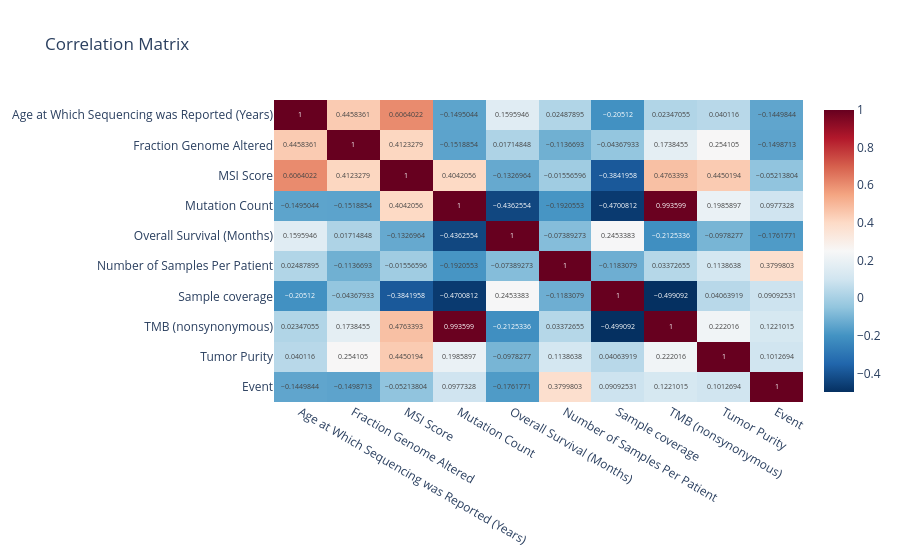

The notebook cell saved with this chart:
### Markdown cell above
# Interactive Heatmap

### Code cell
fig = px.imshow(

    corr,

    text_auto=True,

    aspect="auto",

    color_continuous_scale="RdBu_r",

    title="Correlation Matrix"

)

fig.show()

### Figure 1 — Plotly figure (JSON) as saved in the notebook; plotly's stock layout.template omitted (floating-point values rounded to 4 significant figures)
{"data": [{"coloraxis": "coloraxis", "hovertemplate": "x: %{x}<br>y: %{y}<br>color: %{z}<extra></extra>", "name": "0", "texttemplate": "%{z}", "type": "heatmap", "x": ["Age at Which Sequencing was Reported (Years)", "Fraction Genome Altered", "MSI Score", "Mutation Count", "Overall Survival (Months)", "Number of Samples Per Patient", "Sample coverage", "TMB (nonsynonymous)", "Tumor Purity", "Event"], "xaxis": "x", "y": ["Age at Which Sequencing was Reported (Years)", "Fraction Genome Altered", "MSI Score", "Mutation Count", "Overall Survival (Months)", "Number of Samples Per Patient", "Sample coverage", "TMB (nonsynonymous)", "Tumor Purity", "Event"], "yaxis": "y", "z": [[1.0, 0.4458, 0.6064, -0.1495, 0.1596, 0.02488, -0.2051, 0.02347, 0.04012, -0.145], [0.4458, 1.0, 0.4123, -0.1519, 0.01715, -0.1137, -0.04368, 0.1738, 0.2541, -0.1499], [0.6064, 0.4123, 1.0, 0.4042, -0.1327, -0.01557, -0.3842, 0.4763, 0.445, -0.05214], [-0.1495, -0.1519, 0.4042, 1.0, -0.4363, -0.1921, -0.4701, 0.9936, 0.1986, 0.09773], [0.1596, 0.01715, -0.1327, -0.4363, 1.0, -0.07389, 0.2453, -0.2125, -0.09783, -0.1762], [0.02488, -0.1137, -0.01557, -0.1921, -0.07389, 1.0, -0.1183, 0.03373, 0.1139, 0.38], [-0.2051, -0.04368, -0.3842, -0.4701, 0.2453, -0.1183, 1.0, -0.4991, 0.04064, 0.09093], [0.02347, 0.1738, 0.4763, 0.9936, -0.2125, 0.03373, -0.4991, 1.0, 0.222, 0.1221], [0.04012, 0.2541, 0.445, 0.1986, -0.09783, 0.1139, 0.04064, 0.222, 1.0, 0.1013], [-0.145, -0.1499, -0.05214, 0.09773, -0.1762, 0.38, 0.09093, 0.1221, 0.1013, 1.0]]}], "layout": {"coloraxis": {"autocolorscale": false, "colorscale": [[0, "rgb(5,48,97)"], [0.1, "rgb(33,102,172)"], [0.2, "rgb(67,147,195)"], [0.3, "rgb(146,197,222)"], [0.4, "rgb(209,229,240)"], [0.5, "rgb(247,247,247)"], [0.6, "rgb(253,219,199)"], [0.7, "rgb(244,165,130)"], [0.8, "rgb(214,96,77)"], [0.9, "rgb(178,24,43)"], [1, "rgb(103,0,31)"]]}, "title": {"text": "Correlation Matrix"}, "xaxis": {"anchor": "y", "domain": [0, 1]}, "yaxis": {"anchor": "x", "autorange": "reversed", "domain": [0, 1]}}}
